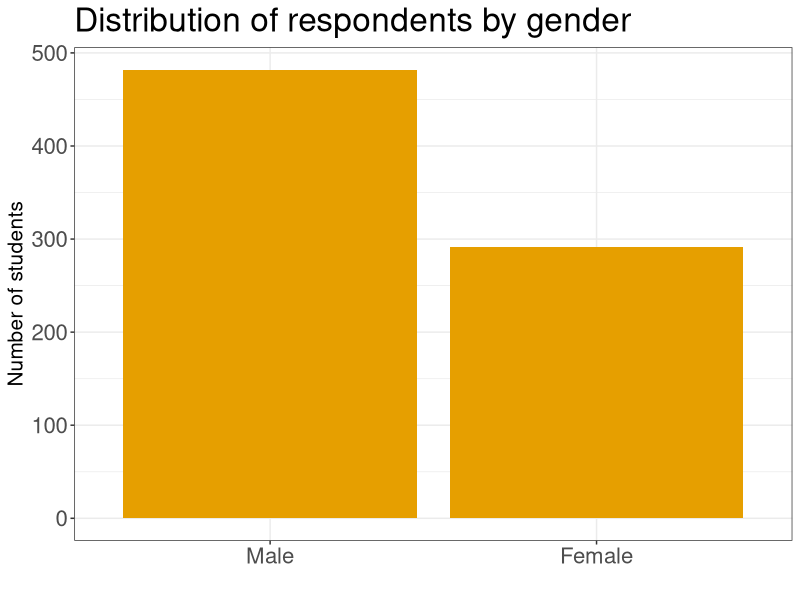
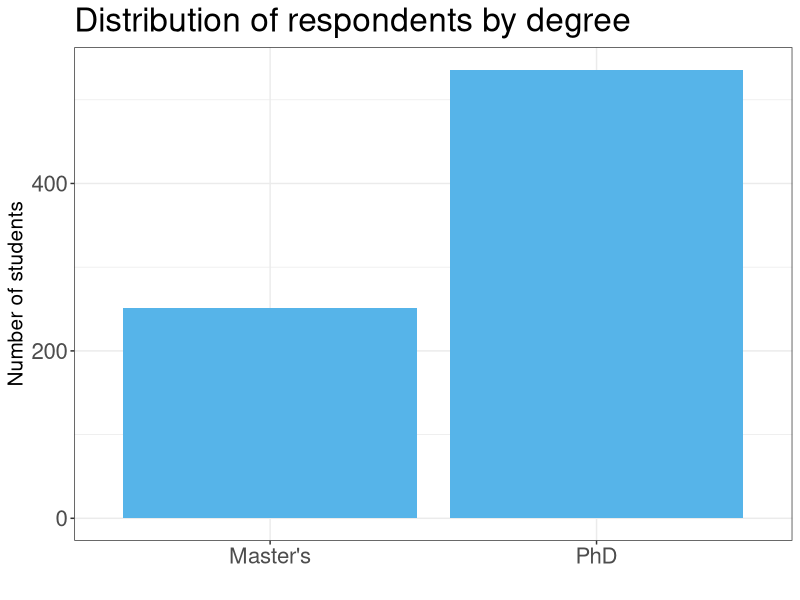
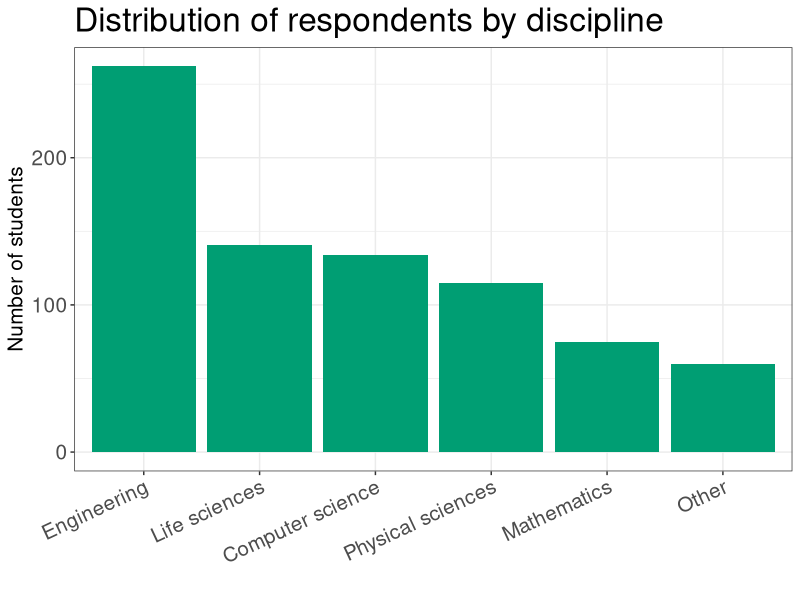
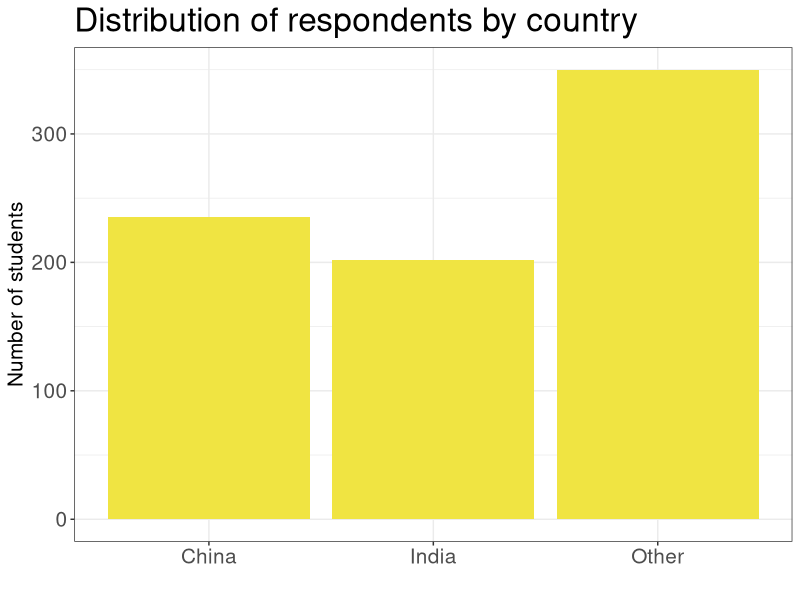
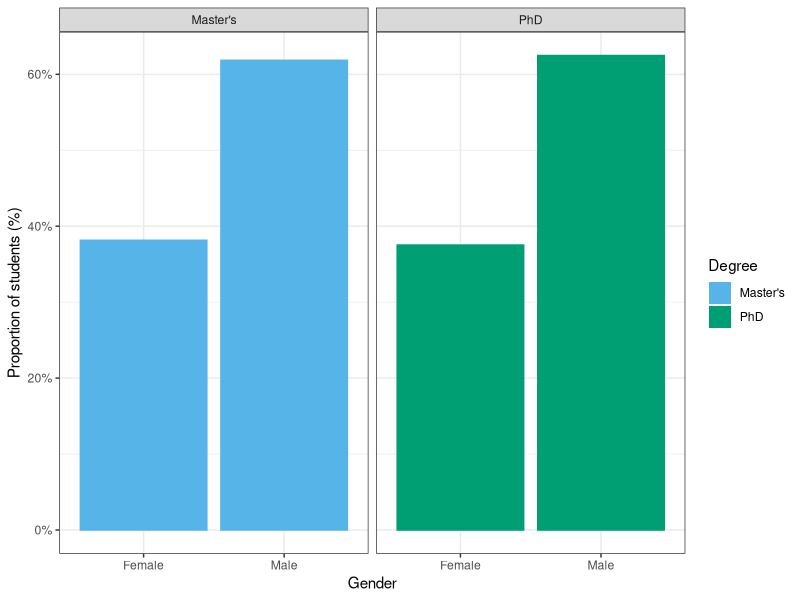
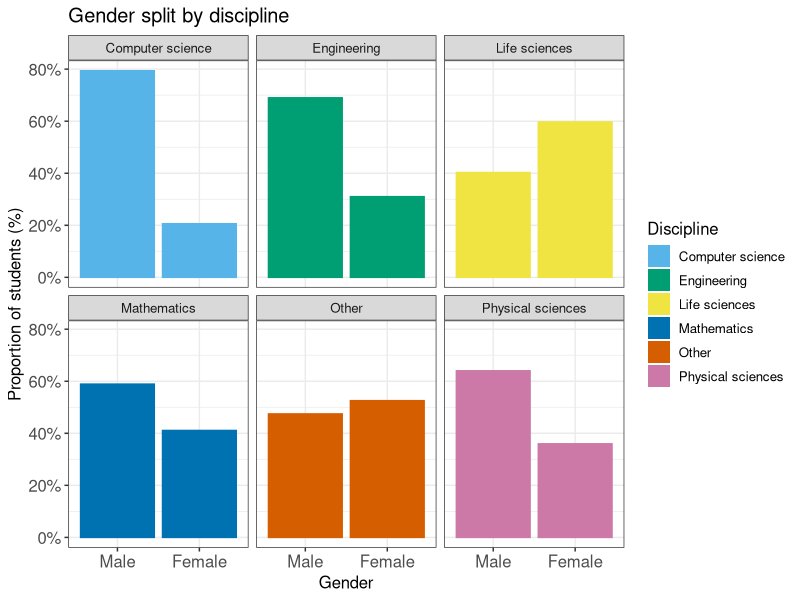
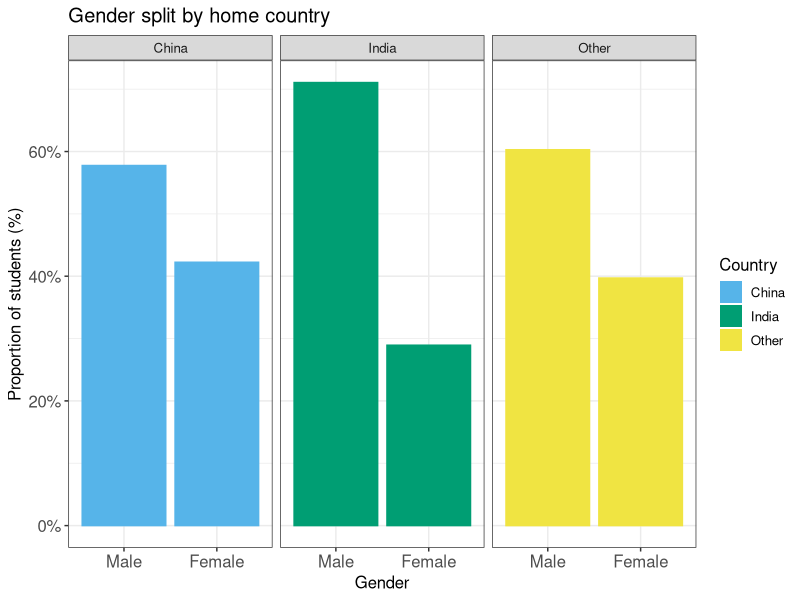
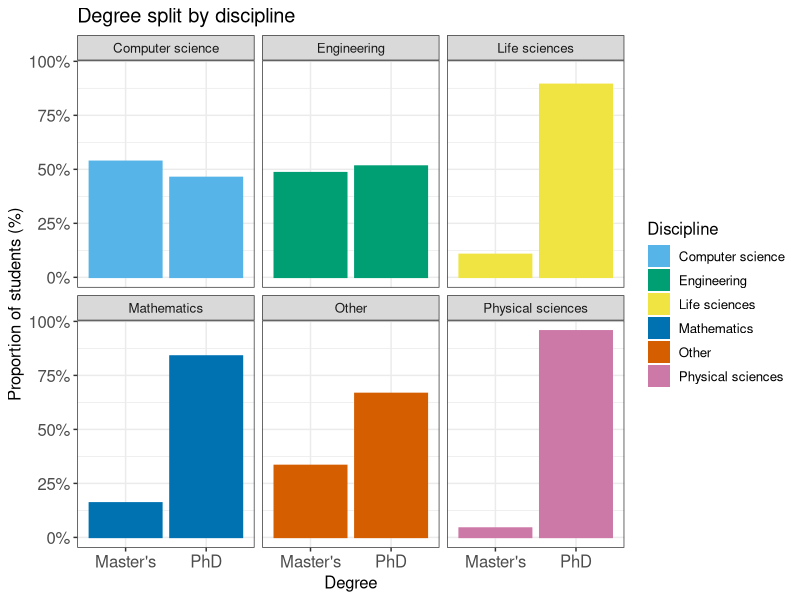

Here is the R script that generated these plots, in order:
## ---- chunk 1
knitr::opts_chunk$set(echo = TRUE, tidy = TRUE)
library(tidyverse)
cb_palette = c("#56B4E9", "#009E73", "#F0E442", "#0072B2", "#D55E00", "#CC79A7", "#E69F00", "#999999")
## ---- chunk 2
country = read.csv("Country-List-Metadata.csv")
# dom = read.csv("Domestic-graduate-student-survey-results.csv")
inter.data = read.csv("International-graduate-student-survey-results.csv")
# Q39
acad.experience <- rowSums(select(inter.data, Q39_1 , Q39_2 , Q39_3 , Q39_4 , Q39_5 , Q39_6 , Q39_7), na.rm = FALSE, dims = 1)/7
# acad.experience = round(acad.experience)
# Q43
acad.challenges =  as.numeric(inter.data$Q43_1 + inter.data$Q43_2 + inter.data$Q43_3 + inter.data$Q43_4 + inter.data$Q43_5 + inter.data$Q43_7)
inter.small = select(inter.data, Q2, Q3, Q4, Q5, Q22, Q36, Q40, Q41, Q42, Q28)
inter.small$Q39 = acad.experience
inter.small$Q43 = as.factor(ifelse(inter.data$Q43_6, 0, ifelse(acad.challenges<3, 1, 2)))
## ---- chunk 3
inter.small$gender <- as.factor(ifelse(inter.small$Q3==1, "Male", ifelse(inter.small$Q3==2, "Female", NA)))
gender_order <- c("Male", "Female")
ggplot(inter.small[!is.na(inter.small$gender),], aes(x=gender)) + stat_count(fill="#E69F00") + theme_bw() +
  ggtitle("Distribution of respondents by gender") +
  scale_x_discrete(limits = gender_order) +
  ylab("Number of students") + xlab("") +
  theme(text = element_text(size=20), axis.title = element_text(size=15))
## ---- chunk 4
inter.small$degree <- as.factor(ifelse(inter.small$Q4==1, "Master's", "PhD"))
ggplot(inter.small, aes(x=degree)) + stat_count(fill="#56B4E9") + theme_bw() +
  ggtitle("Distribution of respondents by degree") +
  ylab("Number of students") + xlab("") +
  theme(text = element_text(size=20), axis.title = element_text(size=15))
## ---- chunk 5
inter.small$discipline <- as.factor(ifelse(inter.small$Q5==1, "Life sciences", ifelse(inter.small$Q5==2, "Physical sciences", ifelse(inter.small$Q5==3, "Engineering", ifelse(inter.small$Q5==4, "Mathematics", ifelse(inter.small$Q5==5, "Computer science", "Other"))))))
disc_order <- c("Engineering", "Life sciences", "Computer science", "Physical sciences", "Mathematics", "Other")
ggplot(inter.small, aes(x=discipline)) + stat_count(fill="#009E73") + theme_bw() +
  ggtitle("Distribution of respondents by discipline") +
  scale_x_discrete(limits = disc_order) +
  ylab("Number of students") + xlab("") +
  theme(text = element_text(size=20), axis.title = element_text(size=15), axis.text = element_text(size=15), axis.text.x = element_text(angle =25, hjust = 1))
## ---- chunk 6
inter.small$country <- as.factor(ifelse(inter.small$Q22==44, "China", ifelse(inter.small$Q22==91, "India", "Other")))
country_order <- c("China", "India", "Other")
ggplot(inter.small, aes(x=country)) + stat_count(fill="#F0E442") + theme_bw() +
  ggtitle("Distribution of respondents by country") +
  scale_x_discrete(limits = country_order) +
  ylab("Number of students") + xlab("") +
  theme(text = element_text(size=20), axis.title = element_text(size=15), axis.text = element_text(size=15))
## ---- chunk 7
inter.small$likelihood = recode(inter.small$Q28, `1` = 2, `3` = 1, `2` = 0)
inter.small$likelihood = as.factor(inter.small$likelihood)
levels(inter.small$likelihood) <- c("Unlikely", "Somewhat likely", "Very likely")
## ---- chunk 8
ggplot(inter.small[!is.na(inter.small$gender),], aes(x=gender, color=degree, fill=degree)) +
  geom_bar(mapping = aes(x = gender, y = ..prop.., group = 1), stat = "count") +
  scale_y_continuous(labels = scales::percent_format(accuracy = 1)) +
  facet_wrap(~degree) +
  guides(fill = guide_legend(title="Degree"), color = FALSE) +
  xlab("Gender") + ylab("Proportion of students (%)") +
  theme_bw() + scale_fill_manual(values=cb_palette) + scale_color_manual(values=cb_palette)
## ---- chunk 9
gender_order <- c("Male", "Female")
ggplot(inter.small[!is.na(inter.small$gender),], aes(x=gender, color=discipline, fill=discipline)) +
  geom_bar(mapping = aes(x = gender, y = ..prop.., group = 1), stat = "count") +
  scale_y_continuous(labels = scales::percent_format(accuracy = 1)) +
  facet_wrap(~discipline) +
  guides(fill = guide_legend(title="Discipline"), color = FALSE) +
  ggtitle("Gender split by discipline") +
  xlab("Gender") + ylab("Proportion of students (%)") +
  theme_bw() + scale_fill_manual(values=cb_palette) + scale_color_manual(values=cb_palette) +
  scale_x_discrete(limits = gender_order) +
  theme(text = element_text(size=12), axis.title = element_text(size=12), axis.text = element_text(size=12))
## ---- chunk 10
gender_order <- c("Male", "Female")
ggplot(inter.small[!is.na(inter.small$gender),], aes(x=gender, color=country, fill=country)) +
  geom_bar(mapping = aes(x = gender, y = ..prop.., group = 1), stat = "count") +
  scale_y_continuous(labels = scales::percent_format(accuracy = 1)) +
  facet_wrap(~country) +
  guides(fill = guide_legend(title="Country"), color = FALSE) +
  ggtitle("Gender split by home country") +
  xlab("Gender") + ylab("Proportion of students (%)") +
  theme_bw() + scale_fill_manual(values=cb_palette) + scale_color_manual(values=cb_palette) +
  scale_x_discrete(limits = gender_order) +
  theme(text = element_text(size=12), axis.title = element_text(size=12), axis.text = element_text(size=12))
## ---- chunk 11
ggplot(inter.small[!is.na(inter.small$degree),], aes(x=degree, color=discipline, fill=discipline)) +
  geom_bar(mapping = aes(x = degree, y = ..prop.., group = 1), stat = "count") +
  scale_y_continuous(labels = scales::percent_format(accuracy = 1)) +
  facet_wrap(~discipline) +
  guides(fill = guide_legend(title="Discipline"), color = FALSE) +
  ggtitle("Degree split by discipline") +
  xlab("Degree") + ylab("Proportion of students (%)") +
  theme_bw() + scale_fill_manual(values=cb_palette) + scale_color_manual(values=cb_palette) +
  theme(text = element_text(size=12), axis.title = element_text(size=12), axis.text = element_text(size=12))
## ---- chunk 12
ggplot(inter.small[!is.na(inter.small$degree),], aes(x=degree, color=country, fill=country)) +
  geom_bar(mapping = aes(x = degree, y = ..prop.., group = 1), stat = "count") +
  scale_y_continuous(labels = scales::percent_format(accuracy = 1)) +
  facet_wrap(~country) +
  guides(fill = guide_legend(title="Country"), color = FALSE) +
  ggtitle("Degree split by home country") +
  xlab("Degree") + ylab("Proportion of students (%)") +
  theme_bw() + scale_fill_manual(values=cb_palette) + scale_color_manual(values=cb_palette) +
  theme(text = element_text(size=12), axis.title = element_text(size=12), axis.text = element_text(size=12))
## ---- chunk 13
ggplot(inter.small[!is.na(inter.small$country),], aes(x=country, color=discipline, fill=discipline)) +
  geom_bar(mapping = aes(x = country, y = ..prop.., group = 1), stat = "count") +
  scale_y_continuous(labels = scales::percent_format(accuracy = 1)) +
  facet_wrap(~discipline) +
  guides(fill = guide_legend(title="Discipline"), color = FALSE) +
  ggtitle("Home country split by discipline") +
  xlab("Degree") + ylab("Proportion of students (%)") +
  theme_bw() + scale_fill_manual(values=cb_palette) + scale_color_manual(values=cb_palette) +
  theme(text = element_text(size=12), axis.title = element_text(size=12), axis.text = element_text(size=12))
## ---- chunk 14
ggplot(inter.small[!is.na(inter.small$gender),], aes(x=Q40, color=gender, fill=gender)) +
  geom_bar(mapping = aes(x = Q40, y = ..prop.., group = 1), stat = "count") +
  scale_y_continuous(labels = scales::percent_format(accuracy = 1)) +
  facet_wrap(~gender) +
  guides(fill = guide_legend(title="Sex"), color = FALSE) +
  ggtitle("Treatment by colleagues and professors in the US as compared to home country") +
  labs(caption="Values: 1. Much worse  2. Somewhat worse  3. Neither better nor worse \n  4. Somewhat better  5. Much better") +
  xlab("Response") + ylab("Proportion of students (%)") +
  theme_bw() + scale_fill_manual(values=cb_palette) + scale_color_manual(values=cb_palette)
## ---- chunk 15
ggplot(inter.small[!is.na(inter.small$degree),], aes(x=Q40, color=degree, fill=degree)) +
  geom_bar(mapping = aes(x = Q40, y = ..prop.., group = 1), stat = "count") +
  scale_y_continuous(labels = scales::percent_format(accuracy = 1)) +
  facet_wrap(~degree) +
  guides(fill = guide_legend(title="Degree"), color = FALSE) +
  ggtitle("Treatment by colleagues and professors in the US as compared to home country") +
  labs(caption="Values: 1. Much worse  2. Somewhat worse  3. Neither better nor worse \n  4. Somewhat better  5. Much better") +
  xlab("Response") + ylab("Proportion of students (%)") +
  theme_bw() + scale_fill_manual(values=cb_palette) + scale_color_manual(values=cb_palette)
## ---- chunk 16
ggplot(inter.small[!is.na(inter.small$discipline),], aes(x=Q40, color=discipline, fill=discipline)) +
  geom_bar(mapping = aes(x = Q40, y = ..prop.., group = 1), stat = "count") +
  scale_y_continuous(labels = scales::percent_format(accuracy = 1)) +
  facet_wrap(~discipline) +
  guides(fill = guide_legend(title="Discipline"), color = FALSE) +
  ggtitle("Treatment by colleagues and professors in the US as compared to home country") +
  labs(caption="Values: 1. Much worse  2. Somewhat worse  3. Neither better nor worse \n  4. Somewhat better  5. Much better") +
  xlab("Response") + ylab("Proportion of students (%)") +
  theme_bw() + scale_fill_manual(values=cb_palette) + scale_color_manual(values=cb_palette)
## ---- chunk 17
ggplot(inter.small[!is.na(inter.small$country),], aes(x=Q40, color=country, fill=country)) +
  geom_bar(mapping = aes(x = Q40, y = ..prop.., group = 1), stat = "count") +
  scale_y_continuous(labels = scales::percent_format(accuracy = 1)) +
  facet_wrap(~country) +
  guides(fill = guide_legend(title="Country"), color = FALSE) +
  ggtitle("Treatment by colleagues and professors in the US as compared to home country") +
  labs(caption="Values: 1. Much worse  2. Somewhat worse  3. Neither better nor worse \n  4. Somewhat better  5. Much better") +
  xlab("Response") + ylab("Proportion of students (%)") +
  theme_bw() + scale_fill_manual(values=cb_palette) + scale_color_manual(values=cb_palette)
## ---- chunk 18
ggplot(inter.small[!is.na(inter.small$gender),], aes(x=Q41, color=gender, fill=gender)) +
  geom_bar(mapping = aes(x = Q41, y = ..prop.., group = 1), stat = "count") +
  scale_y_continuous(labels = scales::percent_format(accuracy = 1)) +
  facet_wrap(~gender) +
  guides(fill = guide_legend(title="Sex"), color = FALSE) +
  ggtitle("Expectation of treatment by colleagues and professors in home country if returned") +
  labs(caption="Values: 1. Much worse  2. Somewhat worse  3. Neither better nor worse \n  4. Somewhat better  5. Much better") +
  xlab("Response") + ylab("Proportion of students (%)") +
  theme_bw() + scale_fill_manual(values=cb_palette) + scale_color_manual(values=cb_palette)
## ---- chunk 19
ggplot(inter.small[!is.na(inter.small$degree),], aes(x=Q40)) +
  geom_bar(mapping = aes(x = Q40, y = ..count..), stat = "count", fill="#E69F00") +
  guides(fill = guide_legend(title="Degree"), color = FALSE) +
  ggtitle("Treatment by professors and colleagues in the US as compared \nto home country") +
  labs(caption="Response values: 1. Much worse  2. Somewhat worse  3. Neither better nor worse 4. Somewhat better  5. Much better") +
  xlab("Response") + ylab("Number of students") +
  theme_bw() +
  theme(text = element_text(size=12), axis.title = element_text(size=12), axis.text = element_text(size=12))
## ---- chunk 20
ggplot(inter.small[!is.na(inter.small$degree),], aes(x=Q41)) +
  geom_bar(mapping = aes(x = Q41, y = ..count..), stat = "count", fill="#56B4E9") +
  guides(fill = guide_legend(title="Degree"), color = FALSE) +
  ggtitle("Expected treatment in home country on return") +
  labs(caption="Response values: 1. Much worse  2. Somewhat worse  3. Neither better nor worse 4. Somewhat better  5. Much better") +
  xlab("Response") + ylab("Number of students") +
  theme_bw() +
  theme(text = element_text(size=12), axis.title = element_text(size=12), axis.text = element_text(size=12))
## ---- chunk 21
ggplot(inter.small[!is.na(inter.small$degree),], aes(x=Q42)) +
  geom_bar(mapping = aes(x = Q42, y = ..count..), stat = "count", fill="#009E73") +
  guides(fill = guide_legend(title="Degree"), color = FALSE) +
  ggtitle("Adjustment to American culture") +
  labs(caption="Response values scaled from 1 meaning Did not adjust well to 5 meaning Adjusted well") +
  xlab("Response") + ylab("Number of students") +
  theme_bw() +
  theme(text = element_text(size=12), axis.title = element_text(size=12), axis.text = element_text(size=12))
## ---- chunk 22
ggplot(inter.small[!is.na(inter.small$degree),], aes(x=Q43)) +
  geom_bar(mapping = aes(x = Q43, y = ..count..), stat = "count", fill="#F0E442") +
  guides(fill = guide_legend(title="Degree"), color = FALSE) +
  ggtitle("Challenges encountered in the US") +
  labs(caption="Some: Less than 3 challenges   Lots: More than or equal to 3 challenges") +
  xlab("") + ylab("Number of students") +
  theme_bw() +
  theme(text = element_text(size=12), axis.title = element_text(size=12), axis.text = element_text(size=12))
## ---- chunk 23
ggplot(inter.small[!is.na(inter.small$degree),], aes(x=Q41, color=degree, fill=degree)) +
  geom_bar(mapping = aes(x = Q41, y = ..prop.., group = 1), stat = "count") +
  scale_y_continuous(labels = scales::percent_format(accuracy = 1)) +
  facet_wrap(~degree) +
  guides(fill = guide_legend(title="Degree"), color = FALSE) +
  ggtitle("Expected treatment in home country on return, split by degree") +
  labs(caption="Response values: 1. Much worse  2. Somewhat worse  3. Neither better nor worse \n4. Somewhat better  5. Much better") +
  xlab("Response") + ylab("Proportion of students (%)") +
  theme_bw() + scale_fill_manual(values=cb_palette) + scale_color_manual(values=cb_palette) +
  theme(text = element_text(size=12), axis.title = element_text(size=12), axis.text = element_text(size=12))
## ---- chunk 24
ggplot(inter.small[!is.na(inter.small$discipline),], aes(x=Q41, color=discipline, fill=discipline)) +
  geom_bar(mapping = aes(x = Q41, y = ..prop.., group = 1), stat = "count") +
  scale_y_continuous(labels = scales::percent_format(accuracy = 1)) +
  facet_wrap(~discipline) +
  guides(fill = guide_legend(title="Discipline"), color = FALSE) +
  ggtitle("Expectation of treatment by colleagues and professors in home country if returned") +
  labs(caption="Values: 1. Much worse  2. Somewhat worse  3. Neither better nor worse \n  4. Somewhat better  5. Much better") +
  xlab("Response") + ylab("Proportion of students (%)") +
  theme_bw() + scale_fill_manual(values=cb_palette) + scale_color_manual(values=cb_palette)
## ---- chunk 25
ggplot(inter.small[!is.na(inter.small$country),], aes(x=Q41, color=country, fill=country)) +
  geom_bar(mapping = aes(x = Q41, y = ..prop.., group = 1), stat = "count") +
  scale_y_continuous(labels = scales::percent_format(accuracy = 1)) +
  facet_wrap(~country) +
  guides(fill = guide_legend(title="Country"), color = FALSE) +
  ggtitle("Expectation of treatment by colleagues and professors in home country if returned") +
  labs(caption="Values: 1. Much worse  2. Somewhat worse  3. Neither better nor worse \n  4. Somewhat better  5. Much better") +
  xlab("Response") + ylab("Proportion of students (%)") +
  theme_bw() + scale_fill_manual(values=cb_palette) + scale_color_manual(values=cb_palette)
## ---- chunk 26
ggplot(inter.small[!is.na(inter.small$gender),], aes(x=Q42, color=gender, fill=gender)) +
  geom_bar(mapping = aes(x = Q42, y = ..prop.., group = 1), stat = "count") +
  scale_y_continuous(labels = scales::percent_format(accuracy = 1)) +
  facet_wrap(~gender) +
  guides(fill = guide_legend(title="Sex"), color = FALSE) +
  ggtitle("Adjustment to American culture") +
  labs(caption="Response values scaled from 1 meaning Did not adjust well to 5 meaning Adjusted well") +
  xlab("Response") + ylab("Proportion of students (%)") +
  theme_bw() + scale_fill_manual(values=cb_palette) + scale_color_manual(values=cb_palette)
## ---- chunk 27
ggplot(inter.small[!is.na(inter.small$degree),], aes(x=Q42, color=degree, fill=degree)) +
  geom_bar(mapping = aes(x = Q42, y = ..prop.., group = 1), stat = "count") +
  scale_y_continuous(labels = scales::percent_format(accuracy = 1)) +
  facet_wrap(~degree) +
  guides(fill = guide_legend(title="Degree"), color = FALSE) +
  ggtitle("Adjustment to American culture") +
  labs(caption="Response values scaled from 1 meaning Did not adjust well to 5 meaning Adjusted well") +
  xlab("Response") + ylab("Proportion of students (%)") +
  theme_bw() + scale_fill_manual(values=cb_palette) + scale_color_manual(values=cb_palette)
## ---- chunk 28
ggplot(inter.small[!is.na(inter.small$discipline),], aes(x=Q42, color=discipline, fill=discipline)) +
  geom_bar(mapping = aes(x = Q42, y = ..prop.., group = 1), stat = "count") +
  scale_y_continuous(labels = scales::percent_format(accuracy = 1)) +
  facet_wrap(~discipline) +
  guides(fill = guide_legend(title="Discipline"), color = FALSE) +
  ggtitle("Adjustment to American culture") +
  labs(caption="Response values scaled from 1 meaning Did not adjust well to 5 meaning Adjusted well") +
  xlab("Response") + ylab("Proportion of students (%)") +
  theme_bw() + scale_fill_manual(values=cb_palette) + scale_color_manual(values=cb_palette)
## ---- chunk 29
ggplot(inter.small[!is.na(inter.small$country),], aes(x=Q42, color=country, fill=country)) +
  geom_bar(mapping = aes(x = Q42, y = ..prop.., group = 1), stat = "count") +
  scale_y_continuous(labels = scales::percent_format(accuracy = 1)) +
  facet_wrap(~country) +
  guides(fill = guide_legend(title="Country"), color = FALSE) +
  ggtitle("Adjustment to American culture") +
  labs(caption="Response values scaled from 1 meaning Did not adjust well to 5 meaning Adjusted well") +
  xlab("Response") + ylab("Proportion of students (%)") +
  theme_bw() + scale_fill_manual(values=cb_palette) + scale_color_manual(values=cb_palette)
## ---- chunk 30
levels(inter.small$Q43) <- c("None", "Some", "Lots")
ggplot(inter.small[!is.na(inter.small$gender),], aes(x=Q43, color=gender, fill=gender)) +
  geom_bar(mapping = aes(x = Q43, y = ..prop.., group = 1), stat = "count") +
  scale_y_continuous(labels = scales::percent_format(accuracy = 1)) +
  facet_wrap(~gender) +
  guides(fill = guide_legend(title="Sex"), color = FALSE) +
  ggtitle("Challenges encountered in the US, by gender") +
  labs(caption="Some: Less than 3 challenges   Lots: More than or equal to 3 challenges") +
  xlab("") + ylab("Proportion of students (%)") +
  theme_bw() + scale_fill_manual(values=cb_palette) + scale_color_manual(values=cb_palette) +
  theme(text = element_text(size=12), axis.title = element_text(size=12), axis.text = element_text(size=11))
## ---- chunk 31
ggplot(inter.small[!is.na(inter.small$degree),], aes(x=Q43, color=degree, fill=degree)) +
  geom_bar(mapping = aes(x = Q43, y = ..prop.., group = 1), stat = "count") +
  scale_y_continuous(labels = scales::percent_format(accuracy = 1)) +
  facet_wrap(~degree) +
  guides(fill = guide_legend(title="Degree"), color = FALSE) +
  ggtitle("Challenges encountered in the US") +
  labs(caption="Response values: 0: Did not face any challenges 1: Faced some challenges \n2: Faced a lot of challenges") +
  xlab("Response") + ylab("Proportion of students (%)") +
  theme_bw() + scale_fill_manual(values=cb_palette) + scale_color_manual(values=cb_palette)
## ---- chunk 32
levels(inter.small$Q43) <- c("None", "Some", "Lots")
ggplot(inter.small[!is.na(inter.small$discipline),], aes(x=Q43, color=discipline, fill=discipline)) +
  geom_bar(mapping = aes(x = Q43, y = ..prop.., group = 1), stat = "count") +
  scale_y_continuous(labels = scales::percent_format(accuracy = 1)) +
  facet_wrap(~discipline) +
  guides(fill = guide_legend(title="Discipline"), color = FALSE) +
  ggtitle("Challenges encountered in the US, by discipline") +
  labs(caption="Some: Less than 3 challenges   Lots: More than or equal to 3 challenges") +
  xlab("") + ylab("Proportion of students (%)") +
  theme_bw() + scale_fill_manual(values=cb_palette) + scale_color_manual(values=cb_palette) +
  theme(text = element_text(size=12), axis.title = element_text(size=12), axis.text = element_text(size=10))
## ---- chunk 33
ggplot(inter.small[!is.na(inter.small$country),], aes(x=Q43, color=country, fill=country)) +
  geom_bar(mapping = aes(x = Q43, y = ..prop.., group = 1), stat = "count") +
  scale_y_continuous(labels = scales::percent_format(accuracy = 1)) +
  facet_wrap(~country) +
  guides(fill = guide_legend(title="Country"), color = FALSE) +
  ggtitle("Challenges encountered in the US") +
  labs(caption="Response values: 0: Did not face any challenges 1: Faced some challenges \n2: Faced a lot of challenges") +
  xlab("Response") + ylab("Proportion of students (%)") +
  theme_bw() + scale_fill_manual(values=cb_palette) + scale_color_manual(values=cb_palette)
## ---- chunk 34
aggregate(Q40 ~ discipline, data=inter.small, length)
## ---- chunk 35
ggplot(inter.small[!is.na(inter.small$gender),], aes(x = Q39, ..count.., fill = likelihood)) + 
  geom_density(position = "fill") + 
  ggtitle("Likelihood of staying in the US after graduation") + 
  scale_fill_manual(values = cb_palette) +
  facet_wrap(~gender)
## ---- chunk 36
ggplot(inter.small, aes(x = Q40, ..count.., fill = likelihood)) + stat_count(position = "fill") + ggtitle("Likelihood of staying in the US after graduation \nbased upon treatment by US professors and colleagues") + scale_fill_manual(values = cb_palette) +
  ylab("Likelihood") + xlab("Response") +
  guides(fill = guide_legend(title="Likelihood"), color = FALSE) +
  labs(caption="Response values: 1. Much worse  2. Somewhat worse  3. Neither better nor worse \n4. Somewhat better  5. Much better") +
  theme(text = element_text(size=12), axis.title = element_text(size=12), axis.text = element_text(size=10))
## ---- chunk 37
ggplot(inter.small, aes(x = Q40, ..count.., fill = likelihood)) + stat_count(position = "fill") + ggtitle("Likelihood of staying in the US after graduation \nbased upon treatment by US professors and colleagues, by degree") + scale_fill_manual(values = cb_palette) +
  ylab("Likelihood") + xlab("Response") +
  guides(fill = guide_legend(title="Likelihood"), color = FALSE) +
  labs(caption="Response values: 1. Much worse  2. Somewhat worse  3. Neither better nor worse \n4. Somewhat better  5. Much better") +
  theme(text = element_text(size=12), axis.title = element_text(size=12), axis.text = element_text(size=10)) +
  facet_wrap(~degree)
## ---- chunk 38
ggplot(inter.small, aes(x = Q40, ..count.., fill = likelihood)) + stat_count(position = "fill") + ggtitle("Likelihood of staying in the US after graduation \nbased upon treatment by US professors and colleagues, by country") + scale_fill_manual(values = cb_palette) +
  ylab("Likelihood") + xlab("Response") +
  guides(fill = guide_legend(title="Likelihood"), color = FALSE) +
  labs(caption="Response values: 1. Much worse  2. Somewhat worse  3. Neither better nor worse \n4. Somewhat better  5. Much better") +
  theme(text = element_text(size=12), axis.title = element_text(size=12), axis.text = element_text(size=10)) +
  facet_wrap(~country)
## ---- chunk 39
ggplot(inter.small, aes(x = Q42, ..count.., fill = likelihood)) + stat_count(position = "fill") + ggtitle("Likelihood of staying in the US after graduation \nbased upon adjustment to American culture") + scale_fill_manual(values = cb_palette) +
  ylab("Likelihood") + xlab("Response") +
  guides(fill = guide_legend(title="Likelihood"), color = FALSE) +
  labs(caption="Response values scaled from 1 meaning Did not adjust well to 5 meaning Adjusted well") +
  theme(text = element_text(size=12), axis.title = element_text(size=12), axis.text = element_text(size=10))
## ---- chunk 40
ggplot(inter.small, aes(x = Q42, ..count.., fill = likelihood)) + stat_count(position = "fill") + ggtitle("Likelihood of staying in the US after graduation \nbased upon adjustment to American culture, by degree") + scale_fill_manual(values = cb_palette) +
  ylab("Likelihood") + xlab("Response") +
  guides(fill = guide_legend(title="Likelihood"), color = FALSE) +
  labs(caption="Response values scaled from 1 meaning Did not adjust well to 5 meaning Adjusted well") +
  theme(text = element_text(size=12), axis.title = element_text(size=12), axis.text = element_text(size=10)) +
  facet_wrap(~degree)
## ---- chunk 41
ggplot(inter.small, aes(x = Q42, ..count.., fill = likelihood)) + stat_count(position = "fill") + ggtitle("Likelihood of staying in the US after graduation \nbased upon adjustment to American culture, by country") + scale_fill_manual(values = cb_palette) +
  ylab("Likelihood") + xlab("Response") +
  guides(fill = guide_legend(title="Likelihood"), color = FALSE) +
  labs(caption="Response values scaled from 1 meaning Did not adjust well to 5 meaning Adjusted well") +
  theme(text = element_text(size=12), axis.title = element_text(size=12), axis.text = element_text(size=10)) +
  facet_wrap(~country)
## ---- chunk 42
ggplot(inter.small, aes(x = Q43, ..count.., fill = likelihood)) + stat_count(position = "fill") + ggtitle("Likelihood of staying in the US after graduation \nbased upon adjustment to American culture, by country") + scale_fill_manual(values = cb_palette) +
  ylab("Likelihood") + xlab("Response") +
  guides(fill = guide_legend(title="Likelihood"), color = FALSE) +
  labs(caption="Response values scaled from 1 meaning Did not adjust well to 5 meaning Adjusted well") +
  theme(text = element_text(size=12), axis.title = element_text(size=12), axis.text = element_text(size=10)) +
  facet_wrap(~gender)
## ---- chunk 43
ggplot(inter.small, aes(x = Q42, ..count.., fill = likelihood)) + stat_count(position = "fill") + ggtitle("Likelihood of staying in the US after graduation") + scale_fill_manual(values = cb_palette)
## ---- chunk 44
ggplot(inter.small, aes(x = Q43, ..count.., fill = likelihood)) + stat_count(position = "fill") + ggtitle("Likelihood of staying in the US after graduation") + scale_fill_manual(values = cb_palette)
## ---- chunk 45
summary(factor(inter.data$Q22))
